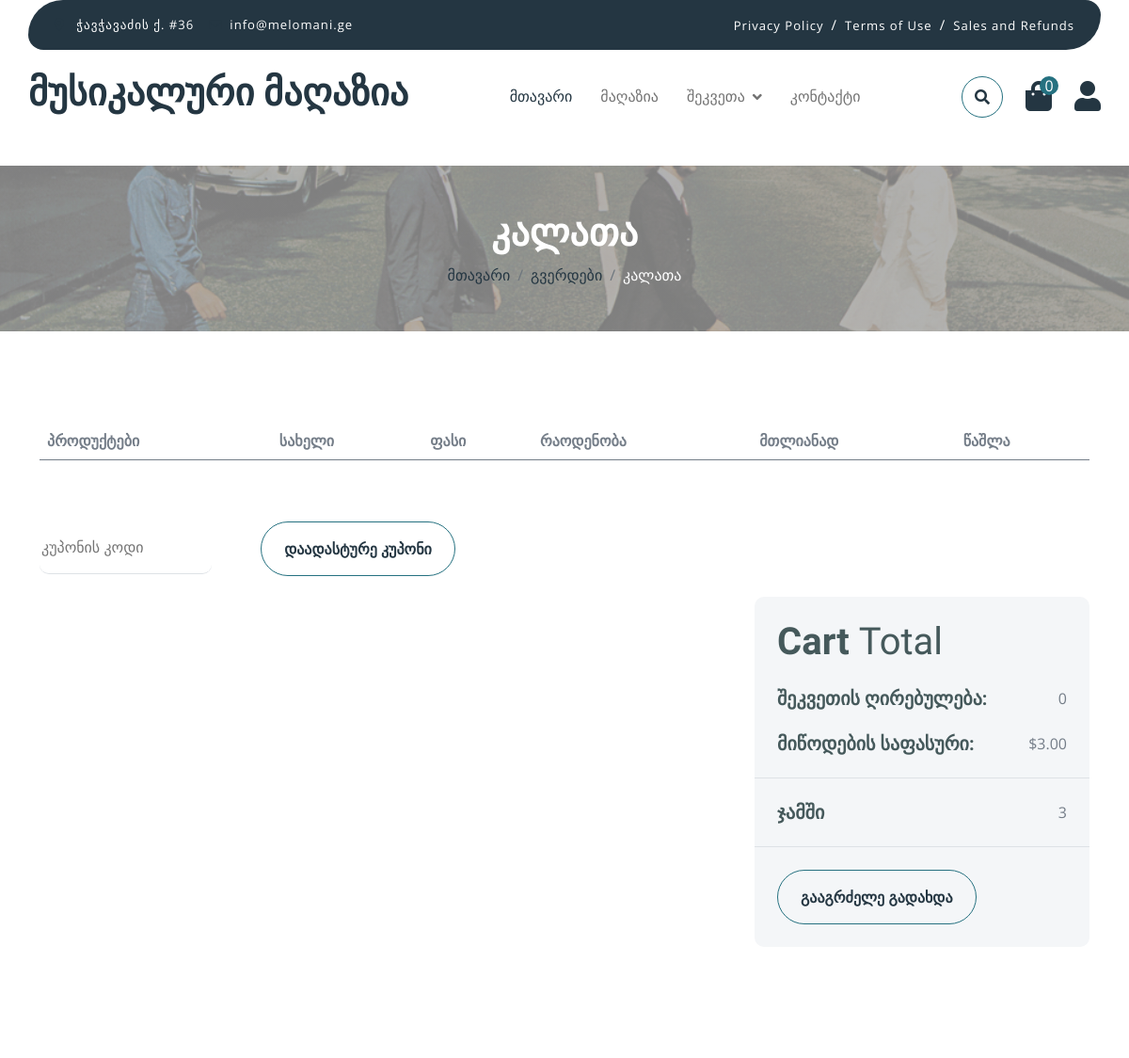
Page /order/cart/ (signed in, upper part) on the earlier database version.
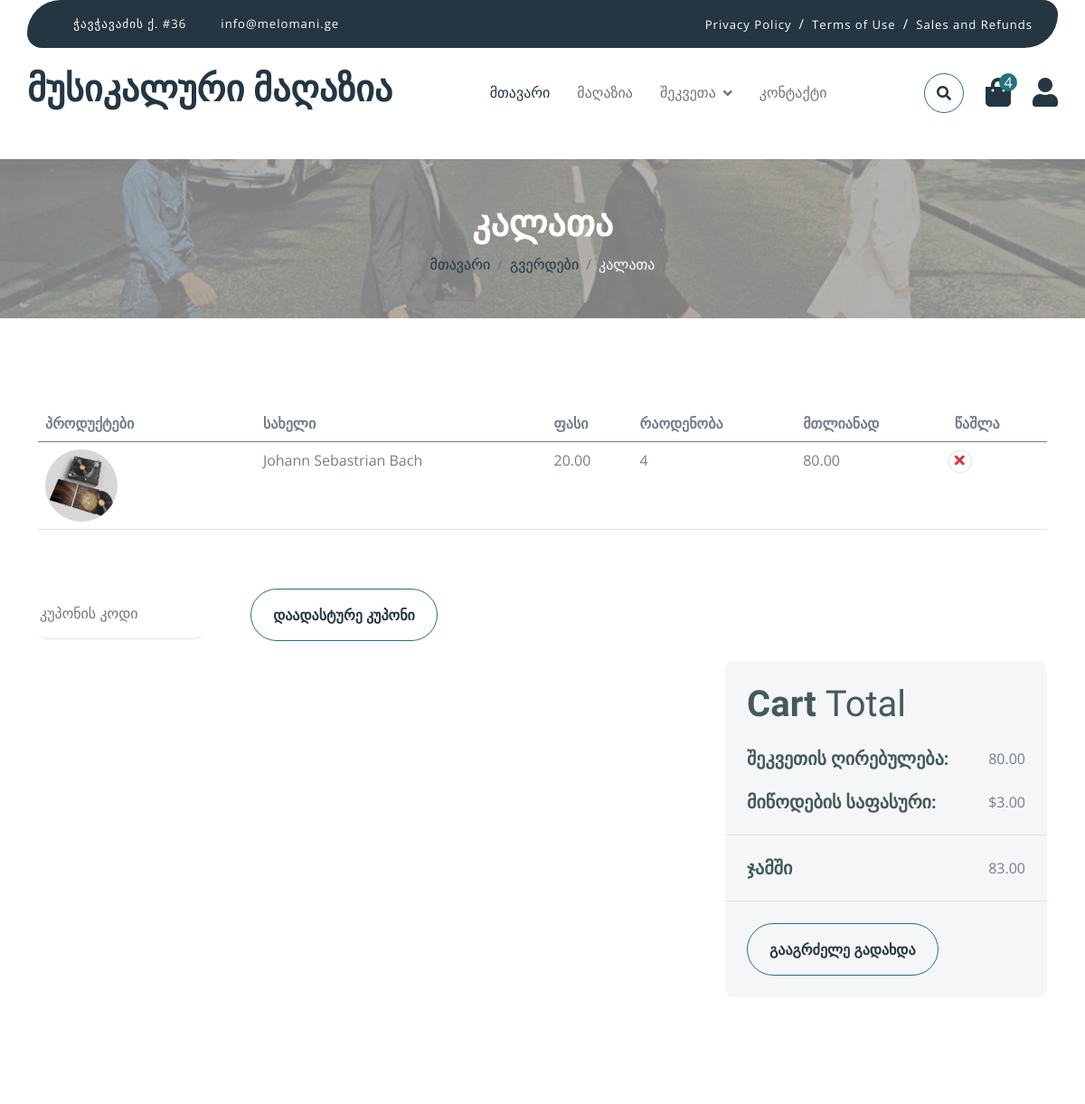
Same page on the later database version.
### order/models.py (models this page shows, shortened)
class CartItem(models.Model):
    cart = models.ForeignKey(Cart, on_delete=models.CASCADE, related_name='items')
    product = models.ForeignKey('store.Product', on_delete=models.CASCADE, blank=True, null=True)
    quantity = models.PositiveIntegerField(default=1)
    date_added = models.DateTimeField(auto_now_add=True)
    price = models.DecimalField(max_digits=10, decimal_places=2)
    @property
    def total_price(self):
        return self.product.price * self.quantity if self.product else 0

### store/models.py (models this page shows, shortened)
class Product(models.Model):
    id=models.AutoField(primary_key=True, auto_created=True)
    product_name = models.CharField(max_length=255, null=True, blank=True)
    slug = models.SlugField(unique=True, max_length=255, blank=True)
    image = models.ImageField('image', upload_to='static/img/', max_length=255, default='df_image.png')
    category_name = models.ManyToManyField(Category, related_name='products')
    quantity=models.IntegerField(default=0)
    price=models.DecimalField(max_digits=5, decimal_places=2)
    product_description = models.CharField(max_length=255, null=True, blank=True)

### order/views.py (the view)
# urls.py: path('cart/', CartView.as_view(), name='cart'),
class CartView(LoginRequiredMixin, View):
    template_name = 'order/cart.html'
    def get(self, request):
        cart=Cart.objects.get(user=request.user)
        cart_items=CartItem.objects.filter(cart=cart)
        total_price = sum(item.product.price * item.quantity for item in cart_items)
        shipping_fee = 3
        total = total_price + shipping_fee
        total_quantity = sum(item.quantity for item in cart_items)
        context = {
            'cart_items': cart_items,
            'total_price': total_price,
            'shipping_fee': shipping_fee,
            'total': total,
            'total_quantity': total_quantity
        }
        return render(request, self.template_name, context)

### order/context_processors.py (called while the page is built)
def cart_quantity(request):
    total_quantity=0
    if request.user.is_authenticated:
        cart_items = CartItem.objects.filter(cart__user=request.user)
        total_quantity = sum(item.quantity for item in cart_items)
    return {'total_quantity':total_quantity}

### templates/order/cart.html
{%extends "../base.html" %}
{% load static %}
{% block cart %}
        <div class="container-fluid page-header py-5">
            <h1 class="text-center text-white display-6">კალათა</h1>
            <ol class="breadcrumb justify-content-center mb-0">
                <li class="breadcrumb-item"><a href="#">მთავარი</a></li>
                <li class="breadcrumb-item"><a href="#">გვერდები</a></li>
                <li class="breadcrumb-item active text-white">კალათა</li>
            </ol>
        </div>
        <div class="container-fluid py-5">
            <div class="container py-5">
                <div class="table-responsive">
                    <table class="table">
                        <thead>
                          <tr>
                            <th scope="col">პროდუქტები</th>
                            <th scope="col">სახელი</th>
                            <th scope="col">ფასი</th>
                            <th scope="col">რაოდენობა</th>
                            <th scope="col">მთლიანად</th>
                            <th scope="col">წაშლა</th>
                          </tr>
                        </thead>
                        <tbody>
                            {% for item in cart_items %}
                            <tr>
                                <th scope="row">
                                    <div class="d-flex align-items-center">
                                        <img src="{{ item.product.image.url }}" class="img-fluid me-5 rounded-circle" style="width: 80px; height: 80px;" alt="">
                                    </div>
                                </th>
                                <td>{{item.product.product_name}}</td>
                                <td>{{item.price}}</td>
                                <td>{{item.quantity}}</td>
                                <td>{{item.total_price}}</td>
                                <td>
                                    <i class="fa fa-times text-danger"><a href="{% url 'order:remove_from_cart' item.product.id %}" class="btn btn-md rounded-circle border" style="margin-left: -18px; height: 25px;"></a></i>
                                </td>
                            </tr>
                            {% endfor %}
                        </tbody>
                    </table>
                </div>
                <div class="mt-5">
                    <input type="text" class="border-0 border-bottom rounded me-5 py-3 mb-4" placeholder="კუპონის კოდი">
                    <button class="btn border-secondary rounded-pill px-4 py-3 text-primary" type="button">დაადასტურე კუპონი</button>
                </div>
                <div class="row g-4 justify-content-end">
                    <div class="col-8"></div>
                    <div class="col-sm-8 col-md-7 col-lg-6 col-xl-4">
                        <div class="bg-light rounded">
                            <div class="p-4">
                                <h1 class="display-6 mb-4">Cart <span class="fw-normal">Total</span></h1>
                                <div class="d-flex justify-content-between mb-4">
                                    <h5 class="mb-0 me-4">შეკვეთის ღირებულება:</h5>
                                    <p class="mb-0">{{total_price}}</p>
                                </div>
                                <div class="d-flex justify-content-between">
                                    <h5 class="mb-0 me-4">მიწოდების საფასური:</h5>
                                    <div class="">
                                        <p class="mb-0">$3.00</p>
                                    </div>
                                </div>
                            </div>
                            <div class="py-4 mb-4 border-top border-bottom d-flex justify-content-between">
                                <h5 class="mb-0 ps-4 me-4">ჯამში</h5>
                                <p class="mb-0 pe-4">{{total}}</p>
                            </div>
                            <button class="btn border-secondary rounded-pill px-4 py-3 text-primary text-uppercase mb-4 ms-4" type="button">გააგრძელე გადახდა</button>
                        </div>
                    </div>
                </div>
            </div>
        </div>
{% endblock %}

### templates/base.html (shortened to what this page needs)
{% load static %}
<!DOCTYPE html>
<html lang="en">
    <head>
        <link rel="stylesheet" href="https://use.fontawesome.com/releases/v5.15.4/css/all.css"/>
        <link href="https://cdn.jsdelivr.net/npm/bootstrap-icons@1.4.1/font/bootstrap-icons.css" rel="stylesheet">
        <link href="{% static 'lib/lightbox/css/lightbox.min.css' %}" rel="stylesheet">
        <link href="{% static 'lib/owlcarousel/assets/owl.carousel.min.css' %}" rel="stylesheet">
        <link href="{% static 'css/bootstrap.min.css' %}" rel="stylesheet">
        <link href=" {% static 'css/style.css' %}" rel="stylesheet">
    </head>
    <body>
            <div class="container-fluid fixed-top">
                <div class="container topbar bg-primary d-none d-lg-block">
                    <div class="d-flex justify-content-between">
                        <div class="top-info ps-2">
                            <small class="me-3"><i class="fas fa-map-marker-alt me-2 text-secondary"></i> <a href="#" class="text-white">ჭავჭავაძის ქ. #36</a></small>
                            <small class="me-3"><i class="fas fa-envelope me-2 text-secondary"></i><a href="#" class="text-white">info@melomani.ge</a></small>
                        </div>
                        <div class="top-link pe-2">
                            <a href="#" class="text-white"><small class="text-white mx-2">Privacy Policy</small>/</a>
                            <a href="#" class="text-white"><small class="text-white mx-2">Terms of Use</small>/</a>
                            <a href="#" class="text-white"><small class="text-white ms-2">Sales and Refunds</small></a>
                        </div>
                    </div>
                </div>
                <div class="container px-0">
                    <nav class="navbar navbar-light bg-white navbar-expand-xl">
                        <a href="{% url 'store:store' %}" class="navbar-brand"><h1 class="text-primary display-6">მუსიკალური მაღაზია</h1></a>
                        <div class="collapse navbar-collapse bg-white" id="navbarCollapse">
                            <div class="navbar-nav mx-auto">
                                <a href="{% url 'store:store' %}" class="nav-item nav-link active">მთავარი</a>
                                <a href="{% url 'store:shop' %}" class="nav-item nav-link">მაღაზია</a>
                                <div class="nav-item dropdown">
                                    <a href="#" class="nav-link dropdown-toggle" data-bs-toggle="dropdown">შეკვეთა</a>
                                </div>
                                <a href="{% url 'store:contact' %}" class="nav-item nav-link">კონტაქტი</a>
                            </div>
                            <div class="d-flex m-3 me-0">
                                <button class="btn-search btn border border-secondary btn-md-square rounded-circle bg-white me-4" data-bs-toggle="modal" data-bs-target="#searchModal"><i class="fas fa-search text-primary"></i></button>
                                <a href="{% url 'order:cart' %}" class="position-relative me-4 my-auto">
                                    <i class="fa fa-shopping-bag fa-2x"></i>
                                    <span class="position-absolute bg-secondary rounded-circle d-flex align-items-center justify-content-center text-white px-1" style="top: -5px; left: 15px; height: 20px; min-width: 20px;">{{ total_quantity }}</span>
                                </a>
                                <a href="{% url 'accounts:profile' %}" class="my-auto">
                                    <i class="fas fa-user fa-2x"></i>
                                </a>
                            </div>
                        </div>
                    </nav>
                </div>
            </div>
        {% block cart %} {% endblock %}
    </body>
</html>

### static/css/style.css (style rules this page uses)
.btn { font-weight: 600; transition: .5s; }
.btn-md-square { width: 44px; height: 44px; }
.btn-square, .btn-sm-square, .btn-md-square, .btn-lg-square { padding: 0; display: flex; align-items: center; justify-content: center; font-weight: normal; }
.btn.border-secondary { transition: 0.5s; }
.fixed-top { transition: 0.5s; background: var(--bs-white); border: 0; }
.topbar { padding: 20px; border-radius: 230px 100px; }
.topbar .top-info { font-size: 15px; line-height: 0; letter-spacing: 1px; display: flex; align-items: center; }
.topbar .top-link { font-size: 15px; line-height: 0; letter-spacing: 1px; display: flex; align-items: center; }
.topbar .top-link a { letter-spacing: 1px; }
.navbar .navbar-nav .nav-link { padding: 10px 15px; font-size: 16px; transition: .5s; }
.navbar { height: 100px; border-bottom: 1px solid rgba(255, 255, 255, .1); }
.navbar .navbar-nav .nav-link:hover, .navbar .navbar-nav .nav-link.active, .fixed-top.bg-white .navbar .navbar-nav .nav-link:hover, .fixed-top.bg-white .navbar .navbar-nav .nav-link.active { color: var(--bs-primary); }
.navbar .dropdown-toggle::after { border: none; content: "\f107"; font-family: "Font Awesome 5 Free"; font-weight: 700; vertical-align: middle; margin-left: 8px; }
.page-header { position: relative; background: linear-gradient(rgba(0, 0, 0, 0.3), rgba(0, 0, 0, 0.3)), url(../img/thebeatles.png); background-position: center center; background-repeat: no-repeat; background-size: cover; }
@media (min-width: 992px) { .hero-header, .page-header { margin-top: 152px !important; } }

Differences in the rows shown:
added CartItem: product.image (picture), product.product_name "Johann Sebastrian Bach", price "20.00", quantity "4", total_price "80.00"
Other differences:
{{ total_quantity }}: "0" → "4"
{{ total_price }}: "0" → "80.00"
{{ total }}: "3" → "83.00"
